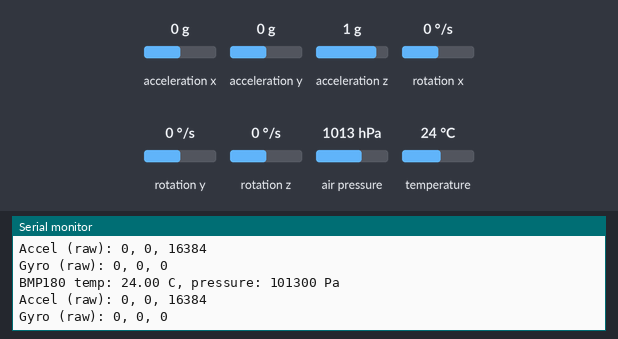
Simulated run of this sketch. Board: Arduino Uno, built with avr-gcc and run on an emulated ATmega328P. Shown: the last lines printed to the serial monitor. The inputs (shaded band) are chosen by the test bench; at power-on: acceleration x 0 g, acceleration y 0 g, acceleration z 1 g, rotation x 0 °/s, rotation y 0 °/s, rotation z 0 °/s, air pressure 1013 hPa, temperature 24 °C. Storage starts empty; no radio packets arrive unless stated.

Above: at 1.2 s.
1.3 s: acceleration x set to -1.4 g
At 2.2 s:
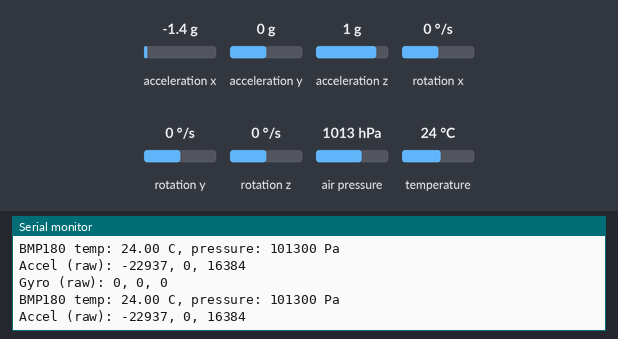
2.8 s: acceleration y set to -1.4 g
At 3.4 s:
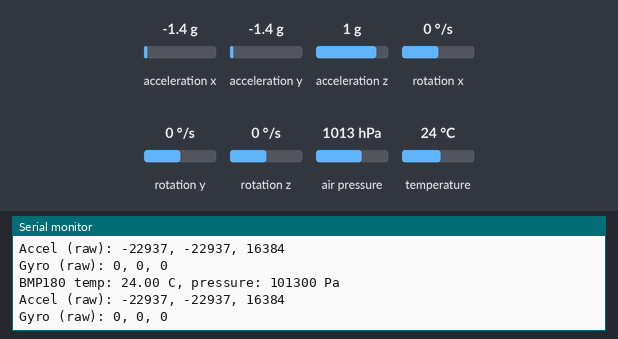
4.3 s: acceleration z set to -1.4 g
At 5.0 s:
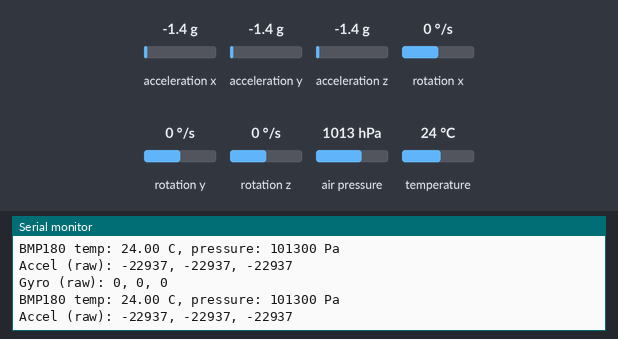
5.8 s: rotation x set to -192 °/s
At 6.8 s:
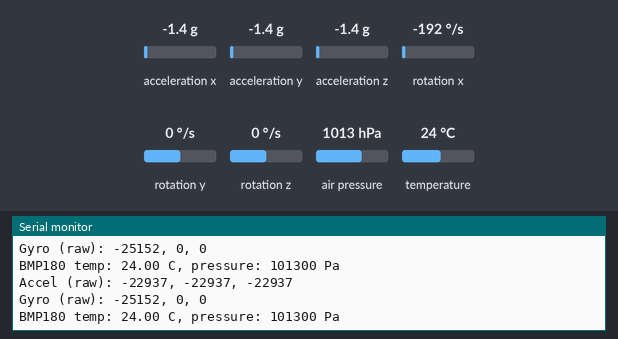
7.3 s: rotation y set to -192 °/s
At 8.2 s:
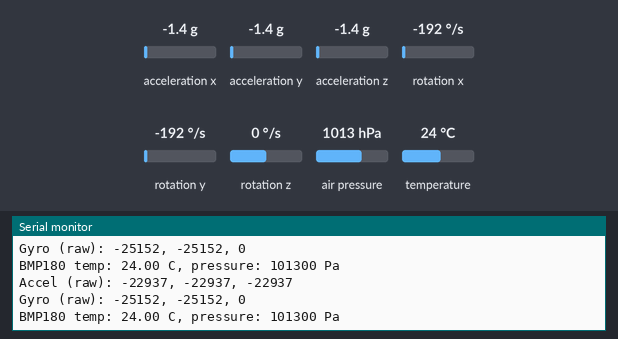

Measured:
- after the input at 1.3 s, the serial monitor: prints a new line at once (image 1)
- after the input at 2.8 s, the serial monitor: prints a new line at once (image 2)
- after the input at 4.3 s, the serial monitor: prints a new line at once (image 3)
- after the input at 5.8 s, the serial monitor: prints a new line at once (image 4)
- after the input at 7.3 s, the serial monitor: prints a new line at once (image 5)

The sketch:

Not_lora.ino
```cpp
#include <Wire.h>
#include <MPU6050.h>
#include <Adafruit_BMP085.h>
#include <SPI.h>
#include <SD.h>
#include <LoRa.h>

MPU6050 mpu;

Adafruit_BMP085 bmp;

const int chipSelect = 10;

// LoRa pins (change as needed)
#define LORA_SS 7
#define LORA_RST 6
#define LORA_DIO0 2

void setup() {
  Serial.begin(115200);
  while (!Serial);

  Serial.println("Starting HW290, SD card, and LoRa test...");

  Wire.begin();

  // MPU6050 initialization
  Serial.println("Initializing MPU6050...");
  mpu.initialize();

  // Check if MPU6050 is connected
  if (mpu.testConnection()) {
    Serial.println("MPU6050 connection successful!");
  } else {
    Serial.println("MPU6050 connection failed!");
  }

  // BMP180 initialization
  Serial.println("Initializing BMP180...");
  if (bmp.begin()) {
    Serial.println("BMP180 initialized successfully!");
  } else {
    Serial.println("BMP180 initialization failed!");
  }

  // SD card initialization
  Serial.print("Initializing SD card...");
  if (!SD.begin(chipSelect)) {
    Serial.println("Failed to initialize SD card!");
  } else {
    Serial.println("SD card initialized successfully!");
    File testFile = SD.open("test.txt", FILE_WRITE);
    if (testFile) {
      testFile.println("SD card write test successful.");
      testFile.close();
      Serial.println("Wrote test file to SD card.");
    } else {
      Serial.println("Failed to open test file on SD card.");
    }
  }

  // LoRa initialization
  Serial.println("Initializing LoRa...");
  LoRa.setPins(LORA_SS, LORA_RST, LORA_DIO0);

  if (!LoRa.begin(915E6)) {  // Adjust frequency for your region
    Serial.println("LoRa initialization failed!");
  } else {
    Serial.println("LoRa initialized successfully!");
  }

  Serial.println("Setup complete!");
}

void loop() {
  // Read raw accelerometer and gyroscope data
  int16_t ax, ay, az;
  int16_t gx, gy, gz;

  mpu.getMotion6(&ax, &ay, &az, &gx, &gy, &gz);

  Serial.print("Accel (raw): ");
  Serial.print(ax); Serial.print(", ");
  Serial.print(ay); Serial.print(", ");
  Serial.println(az);

  Serial.print("Gyro (raw): ");
  Serial.print(gx); Serial.print(", ");
  Serial.print(gy); Serial.print(", ");
  Serial.println(gz);

  // Read temperature and pressure from BMP180
  Serial.print("BMP180 temp: ");
  Serial.print(bmp.readTemperature());
  Serial.print(" C, pressure: ");
  Serial.print(bmp.readPressure());
  Serial.println(" Pa");


}
```
